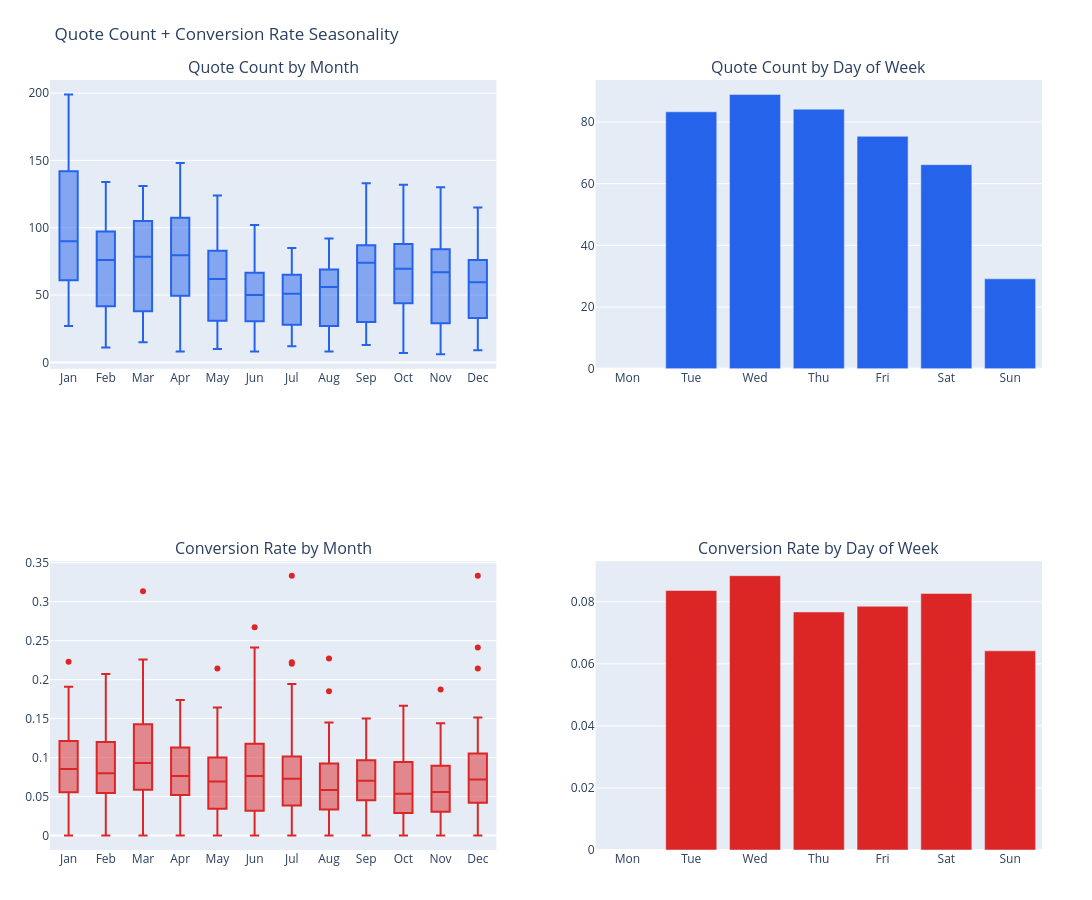

The notebook cell saved with this chart:
### Code cell
month_labels = ["Jan","Feb","Mar","Apr","May","Jun",
                "Jul","Aug","Sep","Oct","Nov","Dec"]
dow_labels   = ["Mon","Tue","Wed","Thu","Fri","Sat","Sun"]

fig = make_subplots(rows=2, cols=2, subplot_titles=[
    "Quote Count by Month", "Quote Count by Day of Week",
    "Conversion Rate by Month", "Conversion Rate by Day of Week"
])

# monthly quote count
for m in range(1, 13):
    vals = df_pd[df_pd["month"] == m]["daily_quote_count"].tolist()
    fig.add_trace(go.Box(y=vals, name=month_labels[m-1],
                         marker_color="#2563eb", showlegend=False),
                  row=1, col=1)

# DOW quote count
dow_means = df_pd.groupby("day_of_week")["daily_quote_count"].mean().reindex(range(7))
fig.add_trace(go.Bar(x=dow_labels, y=dow_means.values,
                     marker_color="#2563eb", showlegend=False), row=1, col=2)

# monthly conversion rate
for m in range(1, 13):
    vals = df_pd[df_pd["month"] == m]["daily_conversion_rate"].tolist()
    fig.add_trace(go.Box(y=vals, name=month_labels[m-1],
                         marker_color="#dc2626", showlegend=False),
                  row=2, col=1)

# DOW conversion rate
dow_conv = df_pd.groupby("day_of_week")["daily_conversion_rate"].mean().reindex(range(7))
fig.add_trace(go.Bar(x=dow_labels, y=dow_conv.values,
                     marker_color="#dc2626", showlegend=False), row=2, col=2)

fig.update_layout(
    title="Quote Count + Conversion Rate Seasonality",
    height=900, width=1200,
    margin=dict(l=50, r=50, t=80, b=50),
    showlegend=False
)
fig.show()
